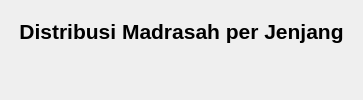
<?xml version="1.0" encoding="UTF-8"?>
<ui version="4.0">
 <class>DashboardAdmin</class>
 <widget class="QMainWindow" name="DashboardAdmin">
  <property name="windowTitle">
   <string>Dashboard Admin Pusat</string>
  </property>
  <widget class="QWidget" name="centralwidget">
   <layout class="QVBoxLayout" name="verticalLayout">

    <item>
     <layout class="QGridLayout" name="gridLayoutCards">
      <!-- Tempat untuk 4 kartu Provinsi, Kabupaten, Kecamatan, Madrasah -->
      <!-- Kartu-kartu ini akan di-generate dari Python -->
     </layout>
    </item>

    <item>
     <widget class="QLabel" name="labelGrafik">
      <property name="text">
       <string>Distribusi Madrasah per Jenjang</string>
      </property>
      <property name="alignment">
       <set>Qt::AlignCenter</set>
      </property>
      <property name="styleSheet">
       <string notr="true">font-size: 16pt; font-weight: bold; margin: 10px;</string>
      </property>
     </widget>
    </item>

    <item>
     <widget class="QWidget" name="chartContainer" native="true"/>
     <!-- Nanti diisi FigureCanvas matplotlib dari Python -->
    </item>

   </layout>
  </widget>
 </widget>
 <resources/>
 <connections/>
</ui>
